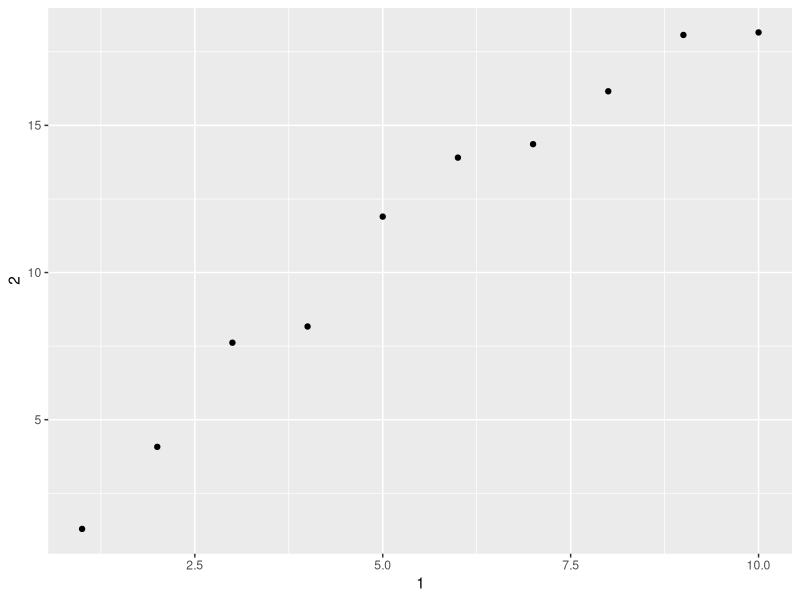

Write the R code that produced this figure. (Note: this script raises an error after producing the figure.)
## ---- chunk 1
library(tidyverse)
library(knitr)
## ---- chunk 2
df <- data.frame(abc = 1, xyz = "a")
df$x
df[, "xyz"]
df[, c("abc", "xyz")]
## ---- chunk 3
dft <- tibble(abc = 1, xyz = "a")
dft$x
print(dft[, "xyz"])
1
print(dft[, c("abc", "xyz")])
## ---- chunk 4
var <- "mpg"
dft[[var]]
## ---- chunk 5
annoying <- tibble(
  `1` = 1:10,
  `2` = `1` * 2 + rnorm(length(`1`))
)
annoying %>% .$'1'
## ---- chunk 6
ggplot(annoying) + 
  geom_point(aes(`1`,`2`))
## ---- chunk 7
annoying <- annoying %>% mutate(`3` = `2` / `1`)
annoying
## ---- chunk 8
rename(annoying,one=`1`,two=`2`,three=`3`)
annoying
## ---- chunk 9
enframe(c(a = 5, b = 7))
## ---- chunk 10
ex106 <- tibble(
  a= c(1:10), b= c(11:20), c= c(21:30), d= c(31:40), e= c(41:50), f= c(51:60), g= c(61:70), h= c(71:80), i= c(81:90),
  a1= c(1:10), b1= c(11:20), c1= c(21:30), d1= c(31:40), e1= c(41:50), f1= c(51:60), g1= c(61:70), h1= c(71:80), i1= c(81:90),
  a2= c(1:10), b2= c(11:20), c2= c(21:30), d2= c(31:40), e2= c(41:50), f2= c(51:60), g2= c(61:70), h2= c(71:80), i2= c(81:90)
)
print(ex106, n_extra =2)
## ---- chunk 11
who1 <- who %>% 
  gather(new_sp_m014:newrel_f65, key = "key", value = "cases", na.rm = TRUE)
who2 <- who1 %>% 
  mutate(key = stringr::str_replace(key, "newrel", "new_rel"))
who3 <- who2 %>% 
  separate(key, c("new", "type", "sexage"), sep = "_")
who4 <- who3 %>% 
  select(-new, -iso2, -iso3)
who5 <- who4 %>% 
  separate(sexage, c("sex", "age"), sep = 1)
who %>%
  gather(code, value, new_sp_m014:newrel_f65, na.rm = TRUE) %>% 
  mutate(code = stringr::str_replace(code, "newrel", "new_rel")) %>%
  separate(code, c("new", "var", "sexage")) %>% 
  select(-new, -iso2, -iso3) %>% 
  separate(sexage, c("sex", "age"), sep = 1)

## ---- chunk 12
who1 %>%
  filter(cases == 0)
whoex1 <-  who %>% 
  gather(new_sp_m014:newrel_f65, key = "key", value = "cases", na.rm = F) %>%
  filter(is.na(cases))
whoex1

## ---- chunk 13
whoex2 <- who %>%
          gather(code, value, new_sp_m014:newrel_f65, na.rm = TRUE) %>% 
          separate(code, c("new", "type", "sexage"))
filter(whoex2, new == "newrel") 
## ---- chunk 14
whoex3 <- select(who3, country, iso2, iso3) %>%
           group_by(country)  
n_groups(whoex3)
whoex3_2 <-  whoex3 %>% group_by(country,iso2,iso3) 
n_groups(whoex3_2)

## ---- chunk 15
whoex4 <- who5 %>%
  group_by(country, year, sex) %>%
  summarise(cases = sum(cases))
whoex4
  
whoex4 %>% filter(year>1990) %>%
  ggplot(aes(x = year, y = cases, group = country, color= country))   +geom_line()+ facet_wrap(~sex)+ theme(legend.position = "none")
  

